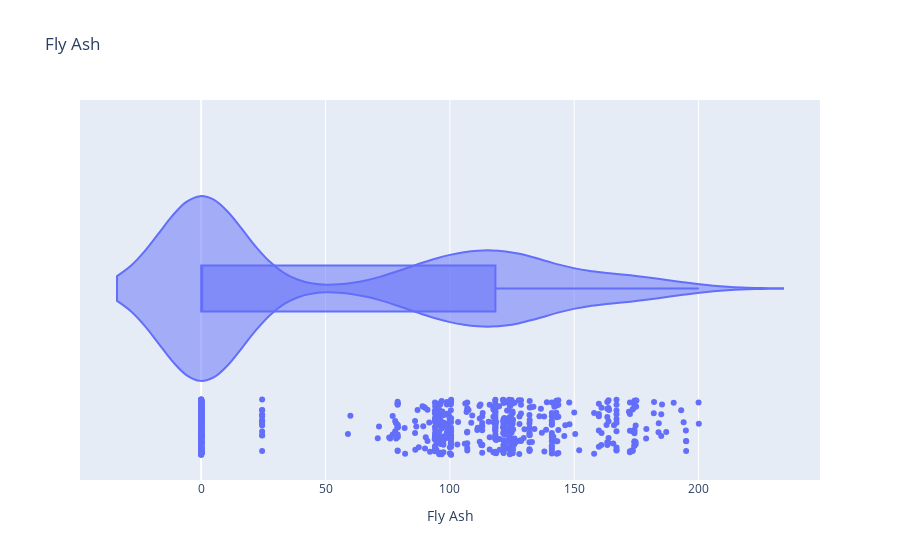

Notebook cell for this chart:
### Code cell
fig = px.violin(dataset, x="Fly Ash",title = 'Fly Ash',box=True,points='all')
fig.show()

### Figure 1 — Plotly figure (JSON) as saved in the notebook; plotly's stock layout.template omitted (floating-point values rounded to 4 significant figures; data arrays with more than 128 entries replaced by an {"elided": "..."} marker saying what was removed)
{"data": [{"alignmentgroup": "True", "box": {"visible": true}, "hovertemplate": "Fly Ash=%{x}<extra></extra>", "legendgroup": "", "marker": {"color": "#636efa"}, "name": "", "offsetgroup": "", "orientation": "h", "points": "all", "scalegroup": "True", "showlegend": false, "type": "violin", "x": {"elided": "1030 float values"}, "x0": " ", "xaxis": "x", "y0": " ", "yaxis": "y"}], "layout": {"legend": {"tracegroupgap": 0}, "title": {"text": "Fly Ash"}, "violinmode": "group", "xaxis": {"anchor": "y", "domain": [0, 1], "title": {"text": "Fly Ash"}}, "yaxis": {"anchor": "x", "domain": [0, 1]}}}
